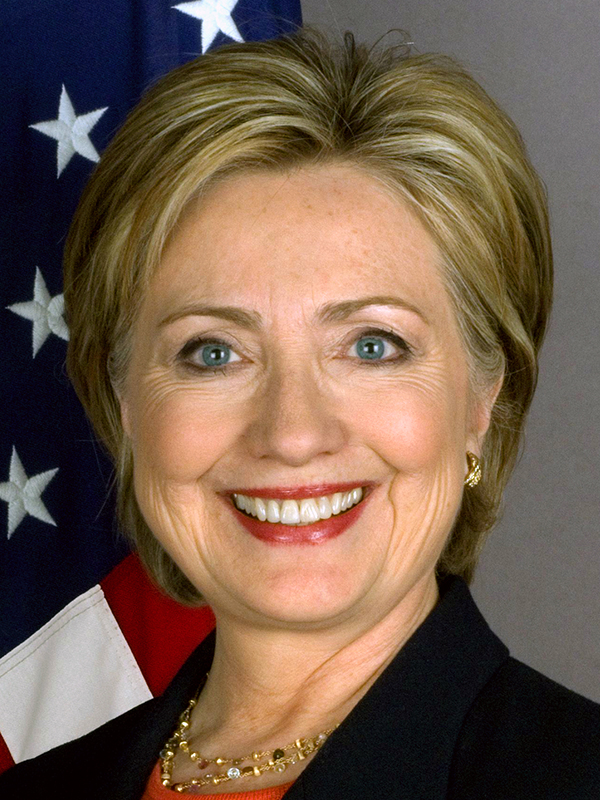
#> input picture explorations/FaceMorph/hillary_clinton.jpg, 600 x 800 px
$ jupyter execute --allow-errors Untitled.ipynb
#> lines starting #> are read from the running program, lines starting #| are printed output that depends on the picture
[cell 1]
import cv2
import numpy as np
import dlib
import time
import face_recognition
import face_alignment


def extract_index_nparray(nparray):
    index = None
    for num in nparray[0]:
        index = num
        break
    return index


img = cv2.imread("hillary_clinton.jpg")
#> img is the input picture: shape (800, 600, 3); mean B, G, R 77, 93.4, 115.7
img_gray = cv2.cvtColor(img, cv2.COLOR_BGR2GRAY)
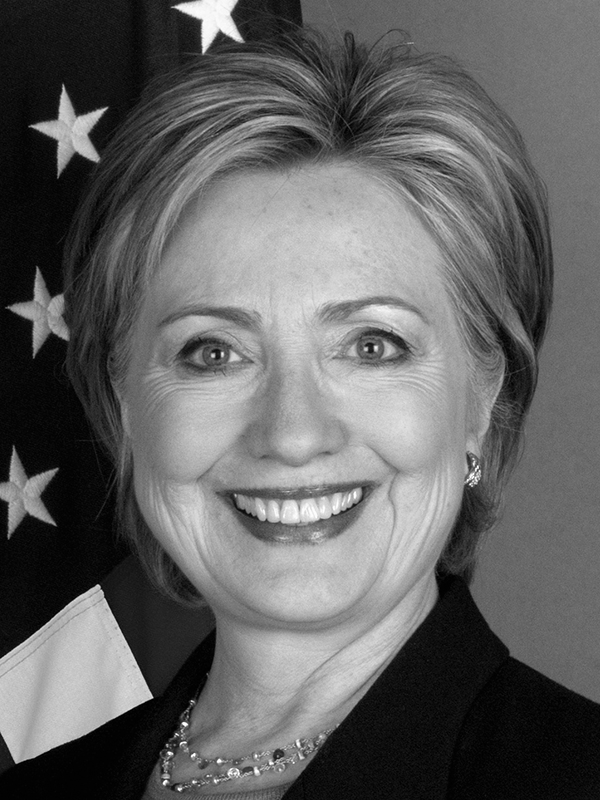
#> img_gray: shape (800, 600); min 0, max 255, mean 98.2

mask = np.zeros_like(img_gray)

img2 = cv2.imread("ted_cruz.jpg")
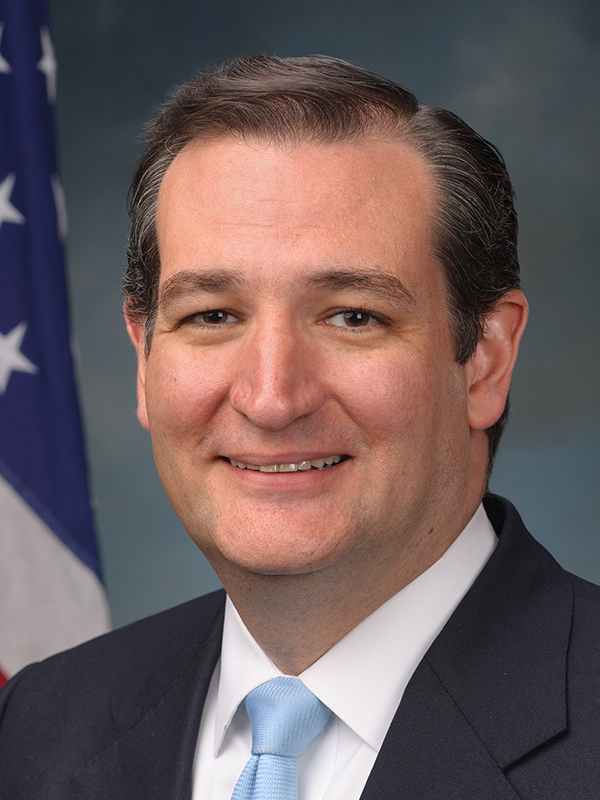
#> input picture explorations/FaceMorph/ted_cruz.jpg, 600 x 800 px
#> img2 is the input picture: shape (800, 600, 3); mean B, G, R 92.8, 92, 108.1
img2_gray = cv2.cvtColor(img2, cv2.COLOR_BGR2GRAY)
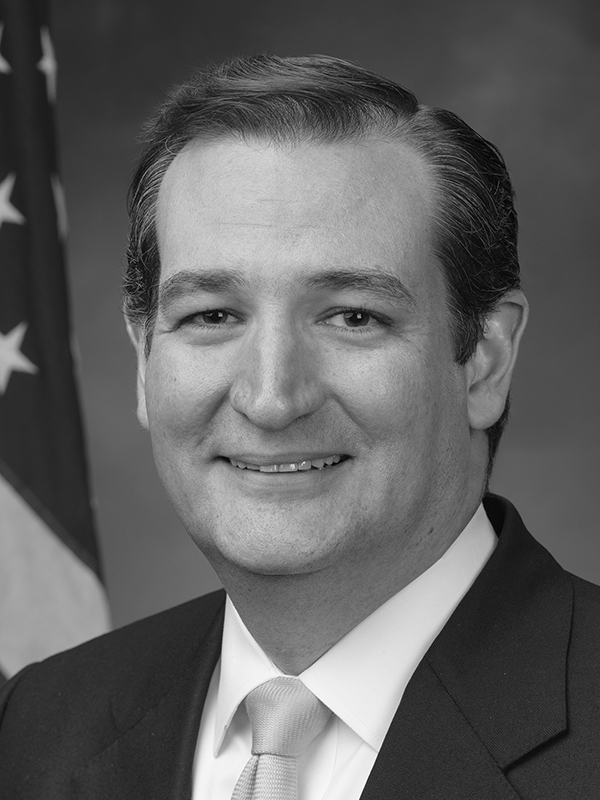
#> img2_gray: shape (800, 600); min 0, max 255, mean 96.9


#> (the rest of this cell did not finish here and is left out)
